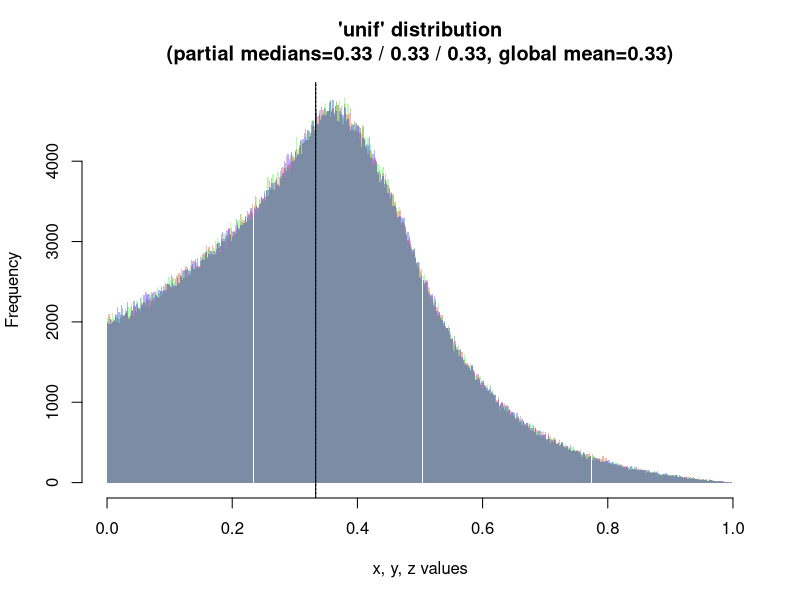
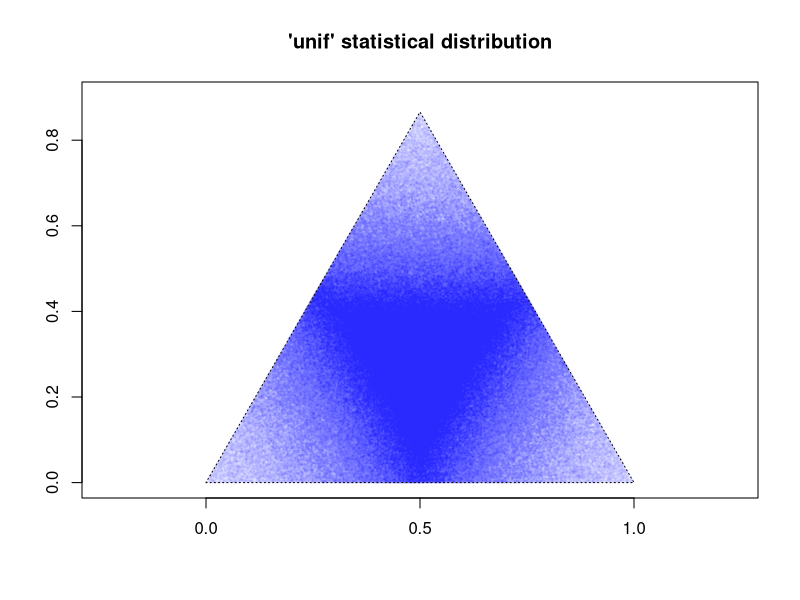
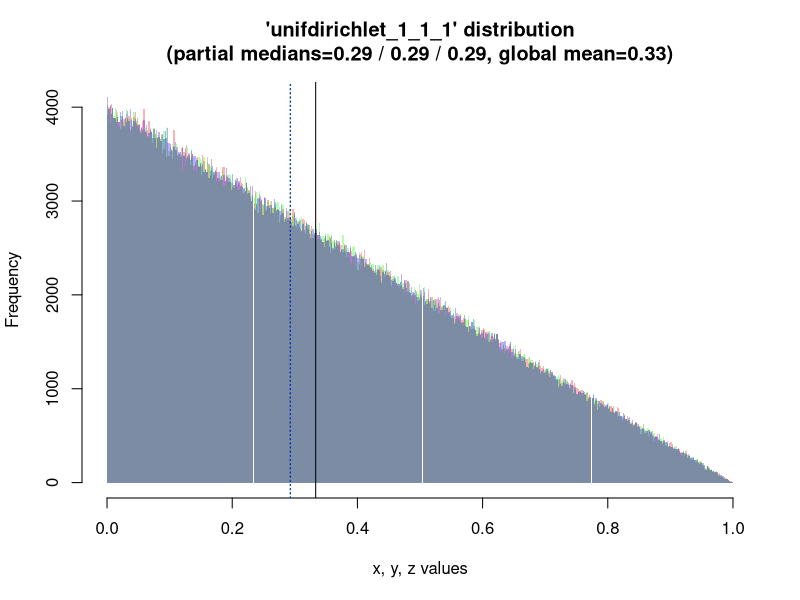
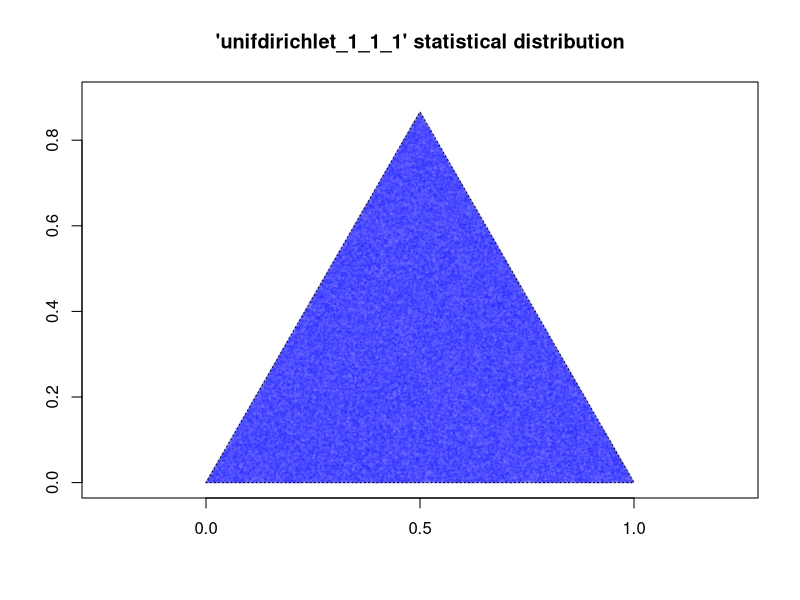
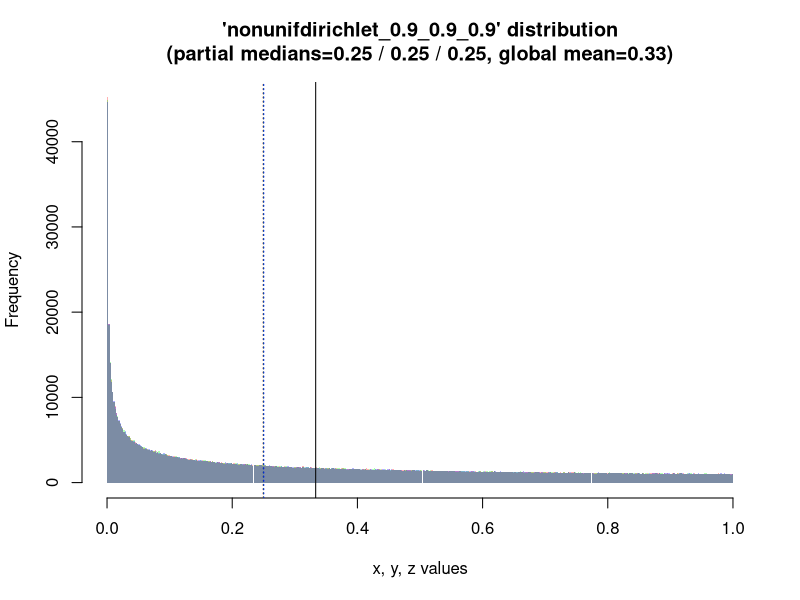
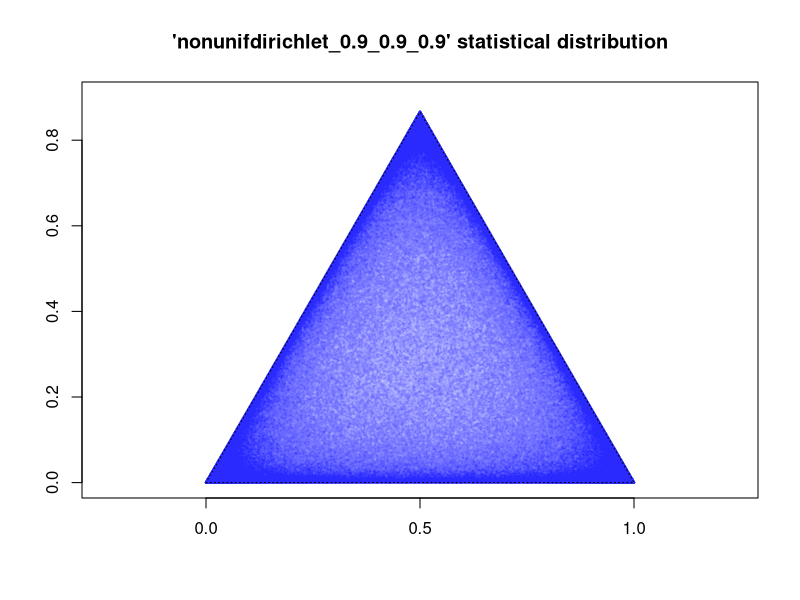
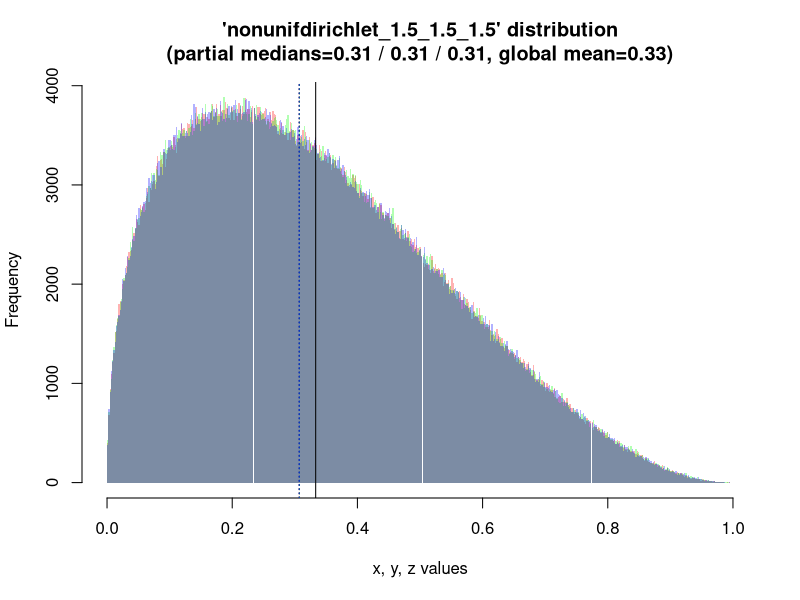
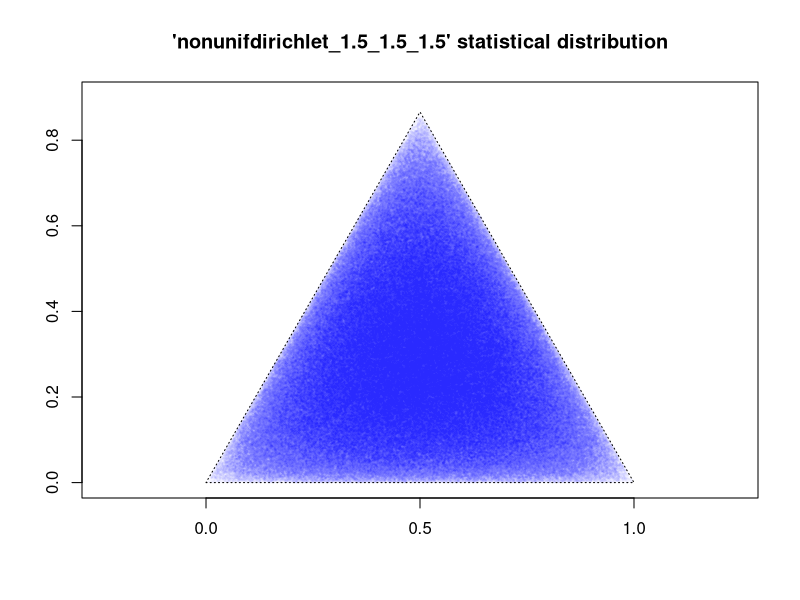

Generate these figures, in order, with R:
# Dirichlet distribution
# www.overfitting.net
# https://www.overfitting.net/2025/05/interiorizando-posteriori-la.html


library(MCMCpack)  # Dirichlet distribution
library(tiff)


NVAR=3  # number of variables for the Dirichlet distribution
N=1000000  # number of Monte Carlo simulations
BREAKS=500  # histograms resolution
gamma=1  # 2.2

colores=c()  # we define up to 6 colours
colores=c(colores, rgb(1, 0, 0, alpha=0.3))  # red
colores=c(colores, rgb(0, 1, 0, alpha=0.3))  # green
colores=c(colores, rgb(0, 0, 1, alpha=0.3))  # blue
colores=c(colores, rgb(0, 1, 1, alpha=0.3))  # red inv
colores=c(colores, rgb(1, 0, 1, alpha=0.3))  # green inv
colores=c(colores, rgb(1, 1, 0, alpha=0.3))  # blue inv
coloressolid=sub("(.{6}).{2}$", "\\1FF", colores)


distr=c('unif', 'unifdirichlet_1_1_1',
        'nonunifdirichlet_0.9_0.9_0.9', 'nonunifdirichlet_1.5_1.5_1.5',
        'nonunifdirichlet_5_5_5', 'nonunifdirichlet_1_2_2',
        'nonunifdirichlet_2_4_8', 'nonunifdirichlet_random')

for (j in 1:length(distr)) {
    set.seed(100)  # reproducible results
    if (distr[j]=='unif') {
        votes=runif(N*NVAR)  # uniform
        dim(votes)=c(N, NVAR)  # redim as N x NVAR matrix
        votesnorm=sweep(votes, 1, rowSums(votes), FUN="/")  # normalize sum=1
    } else if (distr[j]=='unifdirichlet_1_1_1') {
        alpha=rep(1, NVAR)
        votesnorm=rdirichlet(N, alpha)  # non-uniform symmetric Dirichlet
    } else if (distr[j]=='nonunifdirichlet_0.9_0.9_0.9') {
        alpha=rep(0.5, NVAR)
        votesnorm=rdirichlet(N, alpha)  # non-uniform symmetric Dirichlet
    } else if (distr[j]=='nonunifdirichlet_1.5_1.5_1.5') {
        alpha=rep(1.5, NVAR)
        votesnorm=rdirichlet(N, alpha)  # non-uniform symmetric Dirichlet
    } else if (distr[j]=='nonunifdirichlet_5_5_5') {
        alpha=rep(5, NVAR)
        votesnorm=rdirichlet(N, alpha)  # non-uniform asymmetric Dirichlet
    } else if (distr[j]=='nonunifdirichlet_1_2_2') {
        alpha=c(1, 2, 2)
        votesnorm=rdirichlet(N, alpha)  # non-uniform asymmetric Dirichlet
    } else if (distr[j]=='nonunifdirichlet_2_4_8') {
        alpha=c(2, 4, 8)
        votesnorm=rdirichlet(N, alpha)  # non-uniform Dirichlet
    } else if (distr[j]=='nonunifdirichlet_random') {
        alphamatrix=runif(N*NVAR)  # define alpha weights with unif
        dim(alphamatrix)=c(N, NVAR)
        sampleslist=lapply(1:nrow(alphamatrix), function(i) {  # ver NOTA*
            rdirichlet(1, alphamatrix[i, ])  # non-uniform random Dirichlet
            })
        votesnorm=do.call(rbind, sampleslist)
    }

    mediana=c()
    medianas="partial medians="
    MAXIMO=0
    for (i in 1:NVAR) {
        mediana=c(mediana, median(votesnorm[,i]))
        medianas=paste0(medianas, ifelse(i>1, ' / ',''), round(mediana[i], 2))
        MAXTMP=max(hist(votesnorm[,i], breaks=BREAKS, plot=FALSE)$counts)
        if (MAXTMP>MAXIMO) MAXIMO=MAXTMP
    }
    media=mean(votesnorm)  # 1/3 by definition
    
    name=paste0(j, "_", distr[j])

    # Plot histograms of min % voting needed
    png(paste0("histogram", name, ".png"), width=800, height=400)
        hist(votesnorm[,1], breaks=BREAKS, col=colores[1],
             xlim=c(0,1), ylim=c(0,MAXIMO),
             main=paste0("'", distr[j], "'", ' distribution\n',
                         '(',
                         medianas, ', ',
                         'global mean=', round(media,2),
                         ')'
                         ),
            xlab='x, y, z values', border=NA)
        abline(v=mediana[1], col=coloressolid[1], lty="dotted")

        for (i in 2:NVAR) {
            hist(votesnorm[,i], breaks=BREAKS, col=colores[i],
                               add=TRUE, border=NA)
            abline(v=mediana[i], col=coloressolid[i], lty="dotted")
        }
        abline(v=media)
    dev.off()
    
    # Draw Dirichlet Triangle
    if (NVAR==3) {  # only for 3 variables the triangle makes sense
        df=as.data.frame(votesnorm)
        colnames(df)=c('x', 'y', 'z')
        df$u = (-df$x + df$y +          1) / 2  # 2D projection of the x+y+z=1 plane
        df$v = (-df$x - df$y + 2*df$z + 1) / (2*3^0.5)
        png(paste0("triangle", name, ".png"), width=800, height=800)
        plot(df$u, df$v,
             main=paste0("'", distr[j], "'", ' statistical distribution'),
             xlim=c(0,1), ylim=c(0,0.9),
             pch=19, cex=0.25, asp=1,
             col=rgb(0, 0, 1, alpha=0.01),
             xlab="", ylab="")
        lines(c(0, 1, 1/2, 0), c(0, 0, 3^0.5/2, 0), lty="dotted")
        dev.off()
    }
    
    # Render graphically the voting distribution
    votesplot=votesnorm
    dim(votesplot)=c(dim(votesnorm)[1]/1000, dim(votesnorm)[2]*1000)
    writeTIFF(votesplot^(1/gamma), paste0("voting", name, ".tif"),
              bits.per.sample=16)
}


# *NOTA: sobre el funcionamiento de la función con alpha de tipo matriz

# rdirichlet(n=nrow(alpha_matrix), alpha=alpha_matrix)
# con alpha_matrix matriz de 3 filas × 4 columnas, la función interpreta cada fila
# como un conjunto de parámetros Dirichlet distinto, y lo que devuelve es una
# matriz de tamaño n × k, en este caso 3 × 12 porque aplana los resultados
# en fila única concatenada.

# Esto es un comportamiento interno de rdirichlet() que no está documentado
# con claridad, pero sucede así:
    
# Si haces rdirichlet(3, alpha_vector_de_largo_4), obtienes 3 filas × 4 columnas
# como esperas.

# Si haces rdirichlet(3, alpha_matrix_3x4), devuelve 3 muestras personalizadas,
# pero como las aplana horizontalmente, obtienes una matriz de 3 × (3×4) = 3 × 12.
